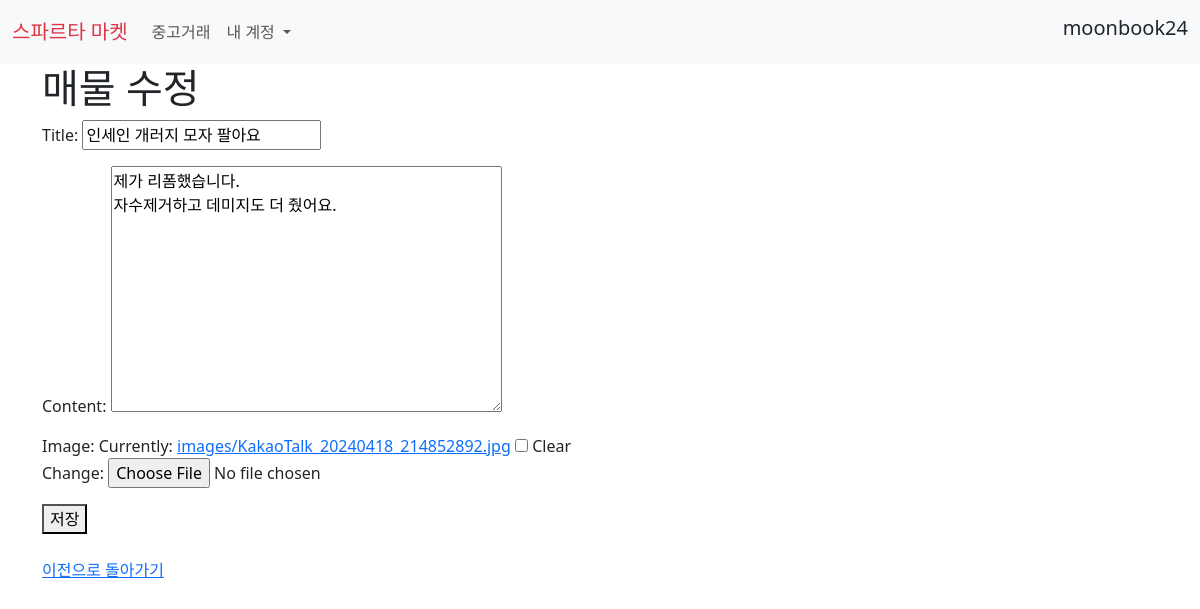
Page /products/10/update/ (signed in) on the committed database.
### accounts/models.py (models this page shows)
class User(AbstractUser):
    followings = models.ManyToManyField(
        "self", related_name="followers", symmetrical=False
    )

### products/models.py (models this page shows, shortened)
class Product(models.Model):
    title = models.CharField(max_length=50)
    content = models.TextField()
    created_at = models.DateTimeField(auto_now_add=True)
    updated_at = models.DateTimeField(auto_now=True)
    image = models.ImageField(upload_to = "images/", blank=True)
    author = models.ForeignKey(
        settings.AUTH_USER_MODEL,
        on_delete = models.CASCADE,
        related_name="products"
        )
    like_users = models.ManyToManyField(
        settings.AUTH_USER_MODEL, related_name="like_products"
    )

### products/views.py (the view)
# urls.py: path("update/", views.update, name="update"),
@login_required
@require_http_methods(["GET","POST"])
def update(request, pk):
    product = get_object_or_404(Product, pk=pk)
    if product.author == request.user:
        if request.method == "POST":
            form = ProductForm(request.POST, instance = product)
            if form.is_valid():
                product = form.save()
                return redirect("product_detail", product.pk)
        else:
            form = ProductForm(instance = product)
    else:
        return redirect("products")
    context = {
        "form":form,
        "product":product,
        }
    return render(request, "update.html", context)

### products/forms.py
class ProductForm(forms.ModelForm):
    class Meta:
        model = Product
        fields = "__all__"
        exclude = ('author','like_users',)

### products/templates/update.html (shortened to what this page needs)
{% extends "base.html" %}
{% block content %}
<h1>매물 수정</h1>
<form action= "{% url "update" product.pk %}" method="POST" enctype="multipart/form-data">
    {{ form.as_p }}
    <button type="submit">저장</button>
</form><br>
<a href="{% url "product_detail" product.pk %}">이전으로 돌아가기</a><br>
{% endblock content %}

### templates/base.html (shortened to what this page needs)
{% load static %}
<!DOCTYPE html>
<html lang="en">
  <head>
    <link href="https://cdn.jsdelivr.net/npm/bootstrap@5.3.3/dist/css/bootstrap.min.css" rel="stylesheet">
    <link rel="stylesheet" href="{% static "css/style.css" %}">
  </head>
  <body>
    <nav class="navbar navbar-expand-lg bg-body-tertiary">
      <div class="container-fluid">
        <a class="navbar-brand text-danger" href="{% url "index" %}">스파르타 마켓</a>
        <div class="collapse navbar-collapse" id="navbarSupportedContent">
          <ul class="navbar-nav me-auto mb-2 mb-lg-0">
            <li class="nav-item">
              <a class="nav-link" aria-current="page" href="{% url "products" %}">중고거래</a>
            </li>
            {% if request.user.is_authenticated %}
            <li class="nav-item dropdown">
              <a class="nav-link dropdown-toggle" href="#" role="button" data-bs-toggle="dropdown" aria-expanded="false">
                내 계정
              </a>
            </li>
            {% endif %}
          </ul>
          <div class = "navbar">
            {% if request.user.is_authenticated %}
            <h5>{{ request.user.username }}</h5>
            {% endif %}
          </div>
        </div>
      </div>
    </nav>
    <div class="container">
    {% block content %}
    {% endblock content %}
    </div>
  </body>
</html>

### rows in the picture
User: user.username "moonbook24"
Product: title "인세인 개러지 모자 팔아요", content "제가 리폼했습니다. 자수제거하고 데미지도 더 줬어요."
